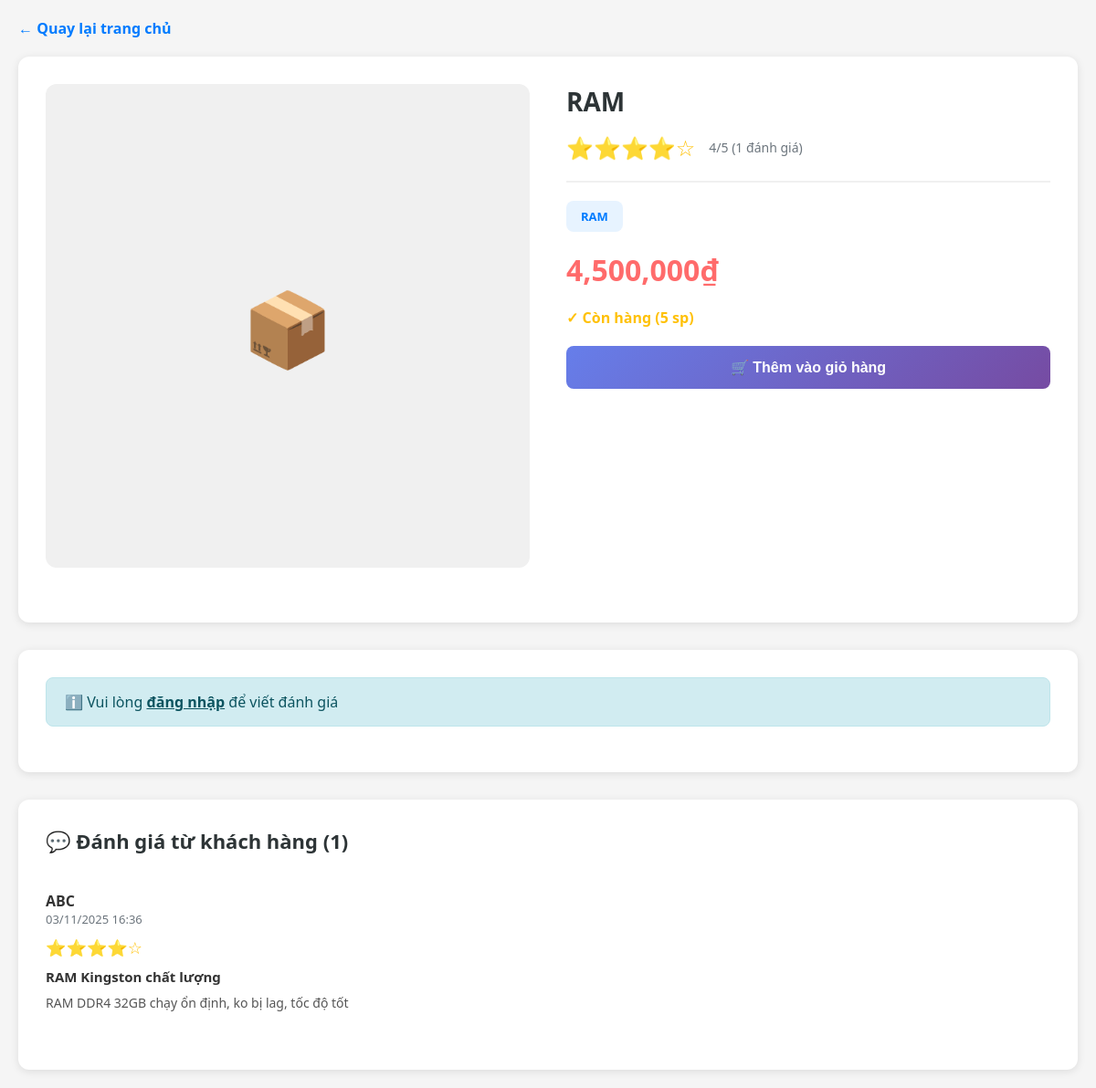
Screenshot of /admin/product_detail.php?id=14 with the database file from the repository.
### tables this page shows
CREATE TABLE `products` (
  `product_id` int(11) NOT NULL,
  `name` varchar(255) NOT NULL,
  `slug` varchar(255) DEFAULT NULL,
  `category_id` int(11) DEFAULT NULL,
  `brand_id` int(11) DEFAULT NULL,
  `price` decimal(12,2) NOT NULL DEFAULT 0.00,
  `stock` int(11) DEFAULT 0,
  `description` text DEFAULT NULL,
  `image` varchar(255) DEFAULT NULL,
  `main_image` varchar(255) DEFAULT NULL,
  `created_at` datetime DEFAULT current_timestamp(),
  `sold_count` int(11) DEFAULT 0 COMMENT 'Số lượng đã bán',
  `view_count` int(11) DEFAULT 0 COMMENT 'Lượt xem sản phẩm',
  `is_featured` tinyint(1) DEFAULT 0 COMMENT 'Sản phẩm nổi bật',
  `is_hot` tinyint(1) DEFAULT 0 COMMENT 'Sản phẩm hot',
  `warranty_months` int(11) DEFAULT 12 COMMENT 'Thời gian bảo hành (tháng)',
  `sku` varchar(50) DEFAULT NULL COMMENT 'Mã SKU sản phẩm',
  `weight` decimal(8,2) DEFAULT 0.00 COMMENT 'Khối lượng (kg)',
  `dimensions` varchar(100) DEFAULT NULL COMMENT 'Kích thước (DxRxC cm)',
  `updated_at` datetime DEFAULT NULL ON UPDATE current_timestamp()
);

CREATE TABLE `categories` (
  `category_id` int(11) NOT NULL,
  `name` varchar(150) NOT NULL,
  `slug` varchar(150) DEFAULT NULL,
  `description` text DEFAULT NULL,
  `created_at` datetime DEFAULT current_timestamp()
);

CREATE TABLE `reviews` (
  `review_id` int(11) NOT NULL,
  `product_id` int(11) NOT NULL,
  `user_id` int(11) NOT NULL,
  `order_id` int(11) DEFAULT NULL,
  `rating` tinyint(1) NOT NULL DEFAULT 5,
  `title` varchar(255) NOT NULL,
  `content` text NOT NULL,
  `helpful_count` int(11) DEFAULT 0,
  `unhelpful_count` int(11) DEFAULT 0,
  `status` enum('pending','approved','rejected') DEFAULT 'pending',
  `created_at` datetime DEFAULT current_timestamp(),
  `updated_at` datetime DEFAULT NULL ON UPDATE current_timestamp()
);

CREATE TABLE `users` (
  `user_id` int(11) NOT NULL,
  `username` varchar(100) NOT NULL,
  `email` varchar(150) NOT NULL,
  `password_hash` varchar(255) NOT NULL,
  `full_name` varchar(150) DEFAULT NULL,
  `avatar` varchar(255) DEFAULT NULL COMMENT 'Đường dẫn ảnh đại diện',
  `role` enum('admin','customer') DEFAULT 'customer',
  `status` enum('active','blocked') NOT NULL DEFAULT 'active',
  `created_at` datetime DEFAULT current_timestamp(),
  `updated_at` datetime DEFAULT NULL
);

### admin/product_detail.php (the view, shortened to what this page needs)
<?php
require_once __DIR__ . '/../db.php';
$product_id = intval($_GET['id'] ?? 0);
$stmt = $pdo->prepare('
    SELECT p.*, c.name as category_name
    FROM products p
    LEFT JOIN categories c ON p.category_id = c.category_id
    WHERE p.product_id = ?
');
$stmt->execute([$product_id]);
$product = $stmt->fetch(PDO::FETCH_ASSOC);
$stmt = $pdo->prepare('
    SELECT r.*, u.full_name,
           (SELECT COUNT(*) FROM review_images WHERE review_id = r.review_id) as image_count
    FROM reviews r
    JOIN users u ON r.user_id = u.user_id
    WHERE r.product_id = ? AND r.status = "approved"
    ORDER BY r.created_at DESC
');
$stmt->execute([$product_id]);
$reviews = $stmt->fetchAll(PDO::FETCH_ASSOC);
$stmt = $pdo->prepare('SELECT AVG(rating) as avg_rating, COUNT(*) as total_reviews FROM reviews WHERE product_id = ? AND status = "approved"');
$stmt->execute([$product_id]);
$rating_info = $stmt->fetch(PDO::FETCH_ASSOC);
$avg_rating = round($rating_info['avg_rating'] ?? 0, 1);
$total_reviews = $rating_info['total_reviews'] ?? 0;
function renderStars($rating, $size = 'md') {
    $stars = '';
    for ($i = 1; $i <= 5; $i++) {
        $stars .= $i <= $rating ? '⭐' : '☆';
    }
    return $stars;
}
?>
<!DOCTYPE html>
<html lang="vi">
<head>
</head>
<body>
<div class="container">
    <a href="../index.php" class="back-link">← Quay lại trang chủ</a>
    <div class="product-section">
        <div class="product-grid">
            <div>
                <div class="product-image">
                    <?php if ($product['image']): ?>
                        <img src="../uploads/<?= htmlspecialchars($product['image']) ?>" alt="<?= htmlspecialchars($product['name']) ?>">
                    <?php else: ?>
                        <span style="font-size: 80px; color: #ddd;">📦</span>
                    <?php endif; ?>
                </div>
            </div>
            <div class="product-info">
                <h1><?= htmlspecialchars($product['name']) ?></h1>
                <div class="rating-info">
                    <div class="rating-stars"><?= renderStars(floor($avg_rating)) ?></div>
                    <div class="rating-text"><?= $avg_rating ?>/5 (<?= $total_reviews ?> đánh giá)</div>
                </div>
                <div class="category-badge"><?= htmlspecialchars($product['category_name'] ?? 'N/A') ?></div>
                <div class="price"><?= number_format($product['price']) ?>₫</div>
                <div class="stock-info <?= $product['stock'] > 10 ? 'available' : ($product['stock'] > 0 ? 'limited' : 'out') ?>">
                    <?php if ($product['stock'] > 0): ?>
                        ✓ Còn hàng (<?= $product['stock'] ?> sp)
                    <?php else: ?>
                        ✗ Hết hàng
                    <?php endif; ?>
                </div>
                <button class="btn-add-cart" <?= $product['stock'] <= 0 ? 'disabled' : '' ?>>
                    <?= $product['stock'] > 0 ? '🛒 Thêm vào giỏ hàng' : 'Hết hàng' ?>
                </button>
            </div>
        </div>
    </div>
    <?php if (isset($_SESSION['user'])): ?>
    <div class="review-form-section">
        <h2>✍️ Viết đánh giá sản phẩm</h2>
        <div id="reviewMessage"></div>
        <form id="reviewForm" enctype="multipart/form-data">
            <div class="form-group">
                <label>Đánh giá (⭐)</label>
                <div class="rating-input">
                    <span class="star" data-rating="1">☆</span>
                    <span class="star" data-rating="2">☆</span>
                    <span class="star" data-rating="3">☆</span>
                    <span class="star" data-rating="4">☆</span>
                    <span class="star" data-rating="5">☆</span>
                </div>
                <input type="hidden" id="rating" name="rating" value="0">
            </div>
            <div class="form-group">
                <label for="title">Tiêu đề</label>
                <input type="text" id="title" name="title" placeholder="Tóm tắt về trải nghiệm của bạn..." required>
            </div>
            <div class="form-group">
                <label for="content">Nội dung đánh giá</label>
                <textarea id="content" name="content" placeholder="Chia sẻ chi tiết về sản phẩm..." required></textarea>
            </div>
            <div class="form-group">
                <label>Hình ảnh (tối đa 5 ảnh)</label>
                <div class="file-input-wrapper">
                    <label class="file-input-label">
                        <span>📷 Chọn hình ảnh</span>
                        <input type="file" id="images" name="images[]" accept="image/*" multiple>
                    </label>
                </div>
                <div class="image-preview" id="imagePreview"></div>
            </div>
            <button type="submit" class="btn-submit">Gửi đánh giá</button>
        </form>
    </div>
    <?php else: ?>
    <div class="review-form-section">
        <div class="alert alert-info">
            <span>ℹ️ Vui lòng <a href="../page/login.php" style="color: inherit; font-weight: 600;">đăng nhập</a> để viết đánh giá</span>
        </div>
    </div>
    <?php endif; ?>
    <div class="reviews-section">
        <h2>💬 Đánh giá từ khách hàng (<?= count($reviews) ?>)</h2>
        <?php if (empty($reviews)): ?>
            <p style="text-align: center; color: #6c757d; padding: 40px 0;">Chưa có đánh giá nào. Hãy là người đầu tiên!</p>
        <?php else: ?>
            <?php foreach ($reviews as $review):
            ?>
            <div class="review-item">
                <div class="review-header">
                    <div>
                        <div class="review-author"><?= htmlspecialchars($review['full_name']) ?></div>
                        <div class="review-date"><?= date('d/m/Y H:i', strtotime($review['created_at'])) ?></div>
                    </div>
                </div>
                <div class="review-rating"><?= renderStars($review['rating']) ?></div>
                <div class="review-title"><?= htmlspecialchars($review['title']) ?></div>
                <div class="review-content"><?= htmlspecialchars($review['content']) ?></div>
            </div>
            <?php endforeach; ?>
        <?php endif; ?>
    </div>
</div>
</body>
</html>

### admin/product_detail.php (style rules this page uses)
* { margin: 0; padding: 0; box-sizing: border-box; }
body { font-family: 'Segoe UI', Tahoma, Geneva, Verdana, sans-serif; background: #f5f5f5; color: #333; }
.container { max-width: 1200px; margin: 0 auto; padding: 20px; }
.back-link { display: inline-block; margin-bottom: 20px; color: #007bff; text-decoration: none; font-weight: 600; }
.product-section { background: white; border-radius: 12px; padding: 30px; margin-bottom: 30px; box-shadow: 0 2px 10px rgba(0,0,0,0.1); }
.product-grid { display: grid; grid-template-columns: 1fr 1fr; gap: 40px; margin-bottom: 30px; }
.product-image { width: 100%; aspect-ratio: 1; background: #f0f0f0; border-radius: 12px; overflow: hidden; display: flex; align-items: center; justify-content: center; }
.product-info h1 { font-size: 28px; margin-bottom: 15px; color: #2d3436; }
.rating-info { display: flex; align-items: center; gap: 15px; margin-bottom: 20px; padding-bottom: 20px; border-bottom: 2px solid #f0f0f0; }
.rating-stars { font-size: 24px; color: #ffc107; }
.rating-text { font-size: 14px; color: #6c757d; }
.price { font-size: 32px; color: #ff6b6b; font-weight: 800; margin-bottom: 20px; }
.category-badge { display: inline-block; background: #e7f3ff; color: #007bff; padding: 8px 16px; border-radius: 8px; font-size: 13px; font-weight: 600; margin-bottom: 20px; }
.stock-info { font-size: 16px; font-weight: 600; margin-bottom: 20px; }
.stock-info.limited { color: #ffc107; }
.btn-add-cart { background: linear-gradient(135deg, #667eea, #764ba2); color: white; border: none; padding: 14px 30px; border-radius: 8px; font-size: 16px; font-weight: 600; cursor: pointer; transition: all 0.3s; width: 100%; }
.review-form-section { background: white; border-radius: 12px; padding: 30px; margin-bottom: 30px; box-shadow: 0 2px 10px rgba(0,0,0,0.1); }
.reviews-section { background: white; border-radius: 12px; padding: 30px; box-shadow: 0 2px 10px rgba(0,0,0,0.1); }
.reviews-section h2 { font-size: 22px; margin-bottom: 20px; color: #2d3436; }
.review-item { padding: 20px 0; border-bottom: 1px solid #f0f0f0; }
.review-item:last-child { border-bottom: none; }
.review-header { display: flex; justify-content: space-between; align-items: start; margin-bottom: 10px; }
.review-author { font-weight: 600; color: #333; }
.review-date { font-size: 13px; color: #6c757d; }
.review-rating { font-size: 18px; color: #ffc107; margin-bottom: 10px; }
.review-title { font-size: 15px; font-weight: 600; color: #333; margin-bottom: 8px; }
.review-content { font-size: 14px; line-height: 1.6; color: #555; margin-bottom: 12px; }
.alert { padding: 15px 20px; border-radius: 8px; margin-bottom: 20px; display: flex; align-items: center; gap: 10px; }
.alert-info { background: #d1ecf1; color: #0c5460; border: 1px solid #bee5eb; }

### rows the page displays
products: name "RAM", category.name "RAM", price "4,500,000", stock "5"
reviews: user.full_name "ABC", created_at "03/11/2025 16:36", rating "⭐⭐⭐⭐☆", title "RAM Kingston chất lượng", content "RAM DDR4 32GB chạy ổn định, ko bị lag, tốc độ tốt"

### other values shown
renderStars(floor($avg_rating)) "⭐⭐⭐⭐☆"
$avg_rating "4"
$total_reviews "1"
count($reviews) "1"
